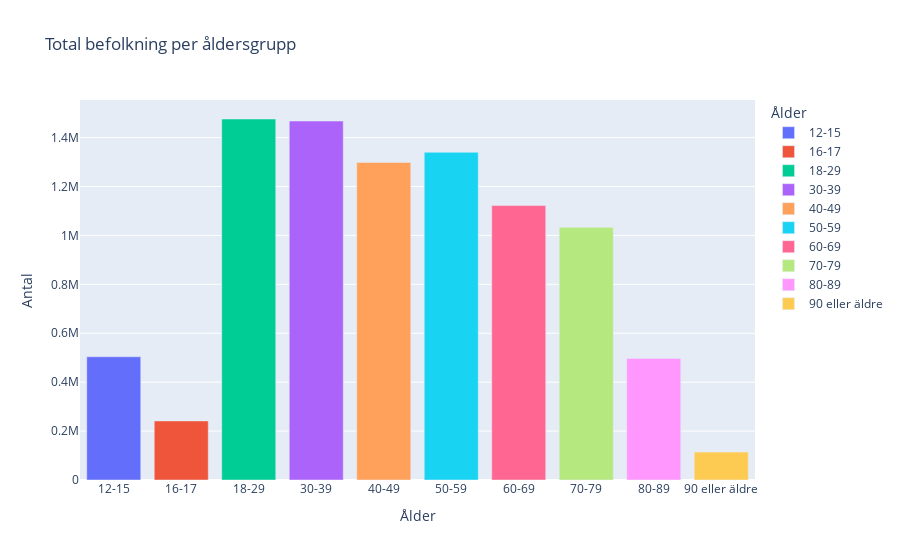

The code cell stored with this chart in its notebook:
### Markdown cell above
### Åldersföredling av svergies befolkning

### Code cell
grouped_df = df.groupby("Ålder")["Befolkning"].sum().reset_index()

fig = px.bar(grouped_df, x="Ålder", y="Befolkning", color="Ålder", labels={"Befolkning": "Antal"},
             title="Total befolkning per åldersgrupp")

fig.show()
# fig.write_html("Assigment2e.html")

### Figure 1 — Plotly figure (JSON) as saved in the notebook; plotly's stock layout.template omitted (floating-point values rounded to 4 significant figures)
{"data": [{"alignmentgroup": "True", "hovertemplate": "Ålder=%{x}<br>Antal=%{y}<extra></extra>", "legendgroup": "12-15", "marker": {"color": "#636efa", "pattern": {"shape": ""}}, "name": "12-15", "offsetgroup": "12-15", "orientation": "v", "showlegend": true, "textposition": "auto", "type": "bar", "x": ["12-15"], "xaxis": "x", "y": [503831], "yaxis": "y"}, {"alignmentgroup": "True", "hovertemplate": "Ålder=%{x}<br>Antal=%{y}<extra></extra>", "legendgroup": "16-17", "marker": {"color": "#EF553B", "pattern": {"shape": ""}}, "name": "16-17", "offsetgroup": "16-17", "orientation": "v", "showlegend": true, "textposition": "auto", "type": "bar", "x": ["16-17"], "xaxis": "x", "y": [241539], "yaxis": "y"}, {"alignmentgroup": "True", "hovertemplate": "Ålder=%{x}<br>Antal=%{y}<extra></extra>", "legendgroup": "18-29", "marker": {"color": "#00cc96", "pattern": {"shape": ""}}, "name": "18-29", "offsetgroup": "18-29", "orientation": "v", "showlegend": true, "textposition": "auto", "type": "bar", "x": ["18-29"], "xaxis": "x", "y": [1475950], "yaxis": "y"}, {"alignmentgroup": "True", "hovertemplate": "Ålder=%{x}<br>Antal=%{y}<extra></extra>", "legendgroup": "30-39", "marker": {"color": "#ab63fa", "pattern": {"shape": ""}}, "name": "30-39", "offsetgroup": "30-39", "orientation": "v", "showlegend": true, "textposition": "auto", "type": "bar", "x": ["30-39"], "xaxis": "x", "y": [1467590], "yaxis": "y"}, {"alignmentgroup": "True", "hovertemplate": "Ålder=%{x}<br>Antal=%{y}<extra></extra>", "legendgroup": "40-49", "marker": {"color": "#FFA15A", "pattern": {"shape": ""}}, "name": "40-49", "offsetgroup": "40-49", "orientation": "v", "showlegend": true, "textposition": "auto", "type": "bar", "x": ["40-49"], "xaxis": "x", "y": [1298156], "yaxis": "y"}, {"alignmentgroup": "True", "hovertemplate": "Ålder=%{x}<br>Antal=%{y}<extra></extra>", "legendgroup": "50-59", "marker": {"color": "#19d3f3", "pattern": {"shape": ""}}, "name": "50-59", "offsetgroup": "50-59", "orientation": "v", "showlegend": true, "textposition": "auto", "type": "bar", "x": ["50-59"], "xaxis": "x", "y": [1339798], "yaxis": "y"}, {"alignmentgroup": "True", "hovertemplate": "Ålder=%{x}<br>Antal=%{y}<extra></extra>", "legendgroup": "60-69", "marker": {"color": "#FF6692", "pattern": {"shape": ""}}, "name": "60-69", "offsetgroup": "60-69", "orientation": "v", "showlegend": true, "textposition": "auto", "type": "bar", "x": ["60-69"], "xaxis": "x", "y": [1121922], "yaxis": "y"}, {"alignmentgroup": "True", "hovertemplate": "Ålder=%{x}<br>Antal=%{y}<extra></extra>", "legendgroup": "70-79", "marker": {"color": "#B6E880", "pattern": {"shape": ""}}, "name": "70-79", "offsetgroup": "70-79", "orientation": "v", "showlegend": true, "textposition": "auto", "type": "bar", "x": ["70-79"], "xaxis": "x", "y": [1033113], "yaxis": "y"}, {"alignmentgroup": "True", "hovertemplate": "Ålder=%{x}<br>Antal=%{y}<extra></extra>", "legendgroup": "80-89", "marker": {"color": "#FF97FF", "pattern": {"shape": ""}}, "name": "80-89", "offsetgroup": "80-89", "orientation": "v", "showlegend": true, "textposition": "auto", "type": "bar", "x": ["80-89"], "xaxis": "x", "y": [496750], "yaxis": "y"}, {"alignmentgroup": "True", "hovertemplate": "Ålder=%{x}<br>Antal=%{y}<extra></extra>", "legendgroup": "90 eller äldre", "marker": {"color": "#FECB52", "pattern": {"shape": ""}}, "name": "90 eller äldre", "offsetgroup": "90 eller äldre", "orientation": "v", "showlegend": true, "textposition": "auto", "type": "bar", "x": ["90 eller äldre"], "xaxis": "x", "y": [114141], "yaxis": "y"}], "layout": {"barmode": "relative", "legend": {"title": {"text": "Ålder"}, "tracegroupgap": 0}, "title": {"text": "Total befolkning per åldersgrupp"}, "xaxis": {"anchor": "y", "categoryarray": ["12-15", "16-17", "18-29", "30-39", "40-49", "50-59", "60-69", "70-79", "80-89", "90 eller äldre"], "categoryorder": "array", "domain": [0, 1], "title": {"text": "Ålder"}}, "yaxis": {"anchor": "x", "domain": [0, 1], "title": {"text": "Antal"}}}}
